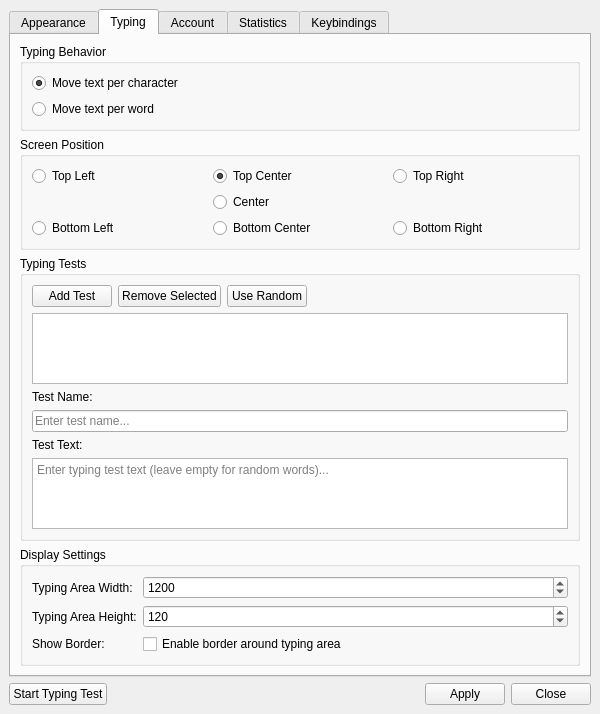
<?xml version="1.0" encoding="UTF-8"?>
<ui version="4.0">
 <class>SettingsWindow</class>
 <widget class="QMainWindow" name="SettingsWindow">
  <property name="geometry">
   <rect>
    <x>0</x>
    <y>0</y>
    <width>600</width>
    <height>667</height>
   </rect>
  </property>
  <property name="windowTitle">
   <string>TinyType Settings</string>
  </property>
  <widget class="QWidget" name="centralwidget">
   <layout class="QVBoxLayout" name="verticalLayout">
    <item>
     <widget class="QTabWidget" name="tabWidget">
      <property name="currentIndex">
       <number>1</number>
      </property>
      <widget class="QWidget" name="tab_appearance">
       <attribute name="title">
        <string>Appearance</string>
       </attribute>
       <layout class="QVBoxLayout" name="verticalLayout_2">
        <item>
         <widget class="QGroupBox" name="groupBox_font">
          <property name="title">
           <string>Font Settings</string>
          </property>
          <layout class="QFormLayout" name="formLayout">
           <item row="0" column="0">
            <widget class="QLabel" name="label_font">
             <property name="text">
              <string>Font:</string>
             </property>
            </widget>
           </item>
           <item row="0" column="1">
            <widget class="QFontComboBox" name="fontComboBox"/>
           </item>
           <item row="1" column="0">
            <widget class="QLabel" name="label_fontSize">
             <property name="text">
              <string>Font Size:</string>
             </property>
            </widget>
           </item>
           <item row="1" column="1">
            <widget class="QSpinBox" name="spinBox_fontSize">
             <property name="minimum">
              <number>5</number>
             </property>
             <property name="maximum">
              <number>72</number>
             </property>
             <property name="value">
              <number>24</number>
             </property>
            </widget>
           </item>
          </layout>
         </widget>
        </item>
        <item>
         <widget class="QGroupBox" name="groupBox_colors">
          <property name="title">
           <string>Color Settings</string>
          </property>
          <layout class="QFormLayout" name="formLayout_2">
           <item row="0" column="0">
            <widget class="QLabel" name="label_untypedColor">
             <property name="text">
              <string>Untyped Text Color:</string>
             </property>
            </widget>
           </item>
           <item row="0" column="1">
            <widget class="QPushButton" name="btn_untypedColor">
             <property name="text">
              <string>Choose Color</string>
             </property>
            </widget>
           </item>
           <item row="1" column="0">
            <widget class="QLabel" name="label_typedColor">
             <property name="text">
              <string>Typed Text Color:</string>
             </property>
            </widget>
           </item>
           <item row="1" column="1">
            <widget class="QPushButton" name="btn_typedColor">
             <property name="text">
              <string>Choose Color</string>
             </property>
            </widget>
           </item>
           <item row="2" column="0">
            <widget class="QLabel" name="label_errorColor">
             <property name="text">
              <string>Error Text Color:</string>
             </property>
            </widget>
           </item>
           <item row="2" column="1">
            <widget class="QPushButton" name="btn_errorColor">
             <property name="text">
              <string>Choose Color</string>
             </property>
            </widget>
           </item>
           <item row="3" column="0">
            <widget class="QLabel" name="label_bgOpacity">
             <property name="text">
              <string>Background Opacity:</string>
             </property>
            </widget>
           </item>
           <item row="3" column="1">
            <widget class="QSlider" name="slider_bgOpacity">
             <property name="maximum">
              <number>255</number>
             </property>
             <property name="value">
              <number>128</number>
             </property>
             <property name="orientation">
              <enum>Qt::Horizontal</enum>
             </property>
            </widget>
           </item>
          </layout>
         </widget>
        </item>
        <item>
         <spacer name="verticalSpacer">
          <property name="orientation">
           <enum>Qt::Vertical</enum>
          </property>
          <property name="sizeHint" stdset="0">
           <size>
            <width>20</width>
            <height>40</height>
           </size>
          </property>
         </spacer>
        </item>
       </layout>
      </widget>
      <widget class="QWidget" name="tab_typing">
       <attribute name="title">
        <string>Typing</string>
       </attribute>
       <layout class="QVBoxLayout" name="verticalLayout_3">
        <item>
         <widget class="QGroupBox" name="groupBox_typingBehavior">
          <property name="title">
           <string>Typing Behavior</string>
          </property>
          <layout class="QVBoxLayout" name="verticalLayout_4">
           <item>
            <widget class="QRadioButton" name="radio_movePerChar">
             <property name="text">
              <string>Move text per character</string>
             </property>
             <property name="checked">
              <bool>true</bool>
             </property>
            </widget>
           </item>
           <item>
            <widget class="QRadioButton" name="radio_movePerWord">
             <property name="text">
              <string>Move text per word</string>
             </property>
            </widget>
           </item>
          </layout>
         </widget>
        </item>
        <item>
         <widget class="QGroupBox" name="groupBox_position">
          <property name="title">
           <string>Screen Position</string>
          </property>
          <layout class="QGridLayout" name="gridLayout">
           <item row="0" column="0">
            <widget class="QRadioButton" name="radio_topLeft">
             <property name="text">
              <string>Top Left</string>
             </property>
            </widget>
           </item>
           <item row="0" column="1">
            <widget class="QRadioButton" name="radio_topCenter">
             <property name="text">
              <string>Top Center</string>
             </property>
             <property name="checked">
              <bool>true</bool>
             </property>
            </widget>
           </item>
           <item row="0" column="2">
            <widget class="QRadioButton" name="radio_topRight">
             <property name="text">
              <string>Top Right</string>
             </property>
            </widget>
           </item>
           <item row="1" column="1">
            <widget class="QRadioButton" name="radio_center">
             <property name="text">
              <string>Center</string>
             </property>
            </widget>
           </item>
           <item row="2" column="0">
            <widget class="QRadioButton" name="radio_bottomLeft">
             <property name="text">
              <string>Bottom Left</string>
             </property>
            </widget>
           </item>
           <item row="2" column="1">
            <widget class="QRadioButton" name="radio_bottomCenter">
             <property name="text">
              <string>Bottom Center</string>
             </property>
            </widget>
           </item>
           <item row="2" column="2">
            <widget class="QRadioButton" name="radio_bottomRight">
             <property name="text">
              <string>Bottom Right</string>
             </property>
            </widget>
           </item>
          </layout>
         </widget>
        </item>
        <item>
         <widget class="QGroupBox" name="groupBox_typingTests">
          <property name="title">
           <string>Typing Tests</string>
          </property>
          <layout class="QVBoxLayout" name="verticalLayout_9">
           <item>
            <layout class="QHBoxLayout" name="horizontalLayout_testControls">
             <item>
              <widget class="QPushButton" name="btn_addTest">
               <property name="text">
                <string>Add Test</string>
               </property>
              </widget>
             </item>
             <item>
              <widget class="QPushButton" name="btn_removeTest">
               <property name="text">
                <string>Remove Selected</string>
               </property>
              </widget>
             </item>
             <item>
              <widget class="QPushButton" name="btn_randomTest">
               <property name="text">
                <string>Use Random</string>
               </property>
               <property name="checkable">
                <bool>true</bool>
               </property>
              </widget>
             </item>
             <item>
              <spacer name="horizontalSpacer_2">
               <property name="orientation">
                <enum>Qt::Horizontal</enum>
               </property>
               <property name="sizeHint" stdset="0">
                <size>
                 <width>40</width>
                 <height>20</height>
                </size>
               </property>
              </spacer>
             </item>
            </layout>
           </item>
           <item>
            <widget class="QListWidget" name="listWidget_tests"/>
           </item>
           <item>
            <widget class="QLabel" name="label_testName">
             <property name="text">
              <string>Test Name:</string>
             </property>
            </widget>
           </item>
           <item>
            <widget class="QLineEdit" name="lineEdit_testName">
             <property name="placeholderText">
              <string>Enter test name...</string>
             </property>
            </widget>
           </item>
           <item>
            <widget class="QLabel" name="label_testText">
             <property name="text">
              <string>Test Text:</string>
             </property>
            </widget>
           </item>
           <item>
            <widget class="QTextEdit" name="textEdit_testText">
             <property name="placeholderText">
              <string>Enter typing test text (leave empty for random words)...</string>
             </property>
            </widget>
           </item>
          </layout>
         </widget>
        </item>
        <item>
         <widget class="QGroupBox" name="groupBox_display">
          <property name="title">
           <string>Display Settings</string>
          </property>
          <layout class="QFormLayout" name="formLayout_4">
           <item row="0" column="0">
            <widget class="QLabel" name="label_width">
             <property name="text">
              <string>Typing Area Width:</string>
             </property>
            </widget>
           </item>
           <item row="0" column="1">
            <widget class="QSpinBox" name="spinBox_width">
             <property name="minimum">
              <number>100</number>
             </property>
             <property name="maximum">
              <number>2400</number>
             </property>
             <property name="singleStep">
              <number>100</number>
             </property>
             <property name="value">
              <number>1200</number>
             </property>
            </widget>
           </item>
           <item row="1" column="0">
            <widget class="QLabel" name="label_height">
             <property name="text">
              <string>Typing Area Height:</string>
             </property>
            </widget>
           </item>
           <item row="1" column="1">
            <widget class="QSpinBox" name="spinBox_height">
             <property name="minimum">
              <number>20</number>
             </property>
             <property name="maximum">
              <number>300</number>
             </property>
             <property name="singleStep">
              <number>10</number>
             </property>
             <property name="value">
              <number>120</number>
             </property>
            </widget>
           </item>
           <item row="2" column="0">
            <widget class="QLabel" name="label_showBorder">
             <property name="text">
              <string>Show Border:</string>
             </property>
            </widget>
           </item>
           <item row="2" column="1">
            <widget class="QCheckBox" name="checkBox_showBorder">
             <property name="text">
              <string>Enable border around typing area</string>
             </property>
            </widget>
           </item>
          </layout>
         </widget>
        </item>
        <item>
         <spacer name="verticalSpacer_2">
          <property name="orientation">
           <enum>Qt::Vertical</enum>
          </property>
          <property name="sizeHint" stdset="0">
           <size>
            <width>20</width>
            <height>40</height>
           </size>
          </property>
         </spacer>
        </item>
       </layout>
      </widget>
      <widget class="QWidget" name="tab_account">
       <attribute name="title">
        <string>Account</string>
       </attribute>
       <layout class="QVBoxLayout" name="verticalLayout_5">
        <item>
         <widget class="QGroupBox" name="groupBox_account">
          <property name="title">
           <string>Google Account</string>
          </property>
          <layout class="QVBoxLayout" name="verticalLayout_6">
           <item>
            <widget class="QLabel" name="label_accountStatus">
             <property name="text">
              <string>Not logged in</string>
             </property>
            </widget>
           </item>
           <item>
            <widget class="QPushButton" name="btn_login">
             <property name="text">
              <string>Login with Google</string>
             </property>
            </widget>
           </item>
           <item>
            <widget class="QPushButton" name="btn_logout">
             <property name="enabled">
              <bool>false</bool>
             </property>
             <property name="text">
              <string>Logout</string>
             </property>
            </widget>
           </item>
          </layout>
         </widget>
        </item>
        <item>
         <spacer name="verticalSpacer_3">
          <property name="orientation">
           <enum>Qt::Vertical</enum>
          </property>
          <property name="sizeHint" stdset="0">
           <size>
            <width>20</width>
            <height>40</height>
           </size>
          </property>
         </spacer>
        </item>
       </layout>
      </widget>
      <widget class="QWidget" name="tab_stats">
       <attribute name="title">
        <string>Statistics</string>
       </attribute>
       <layout class="QVBoxLayout" name="verticalLayout_7">
        <item>
         <widget class="QTextBrowser" name="textBrowser_stats"/>
        </item>
       </layout>
      </widget>
       <widget class="QWidget" name="tab_keybindings">
        <attribute name="title">
         <string>Keybindings</string>
        </attribute>
        <layout class="QVBoxLayout" name="verticalLayout_11">
         <item>
          <widget class="QGroupBox" name="groupBox_keybindings">
           <property name="title">
            <string>Global Hotkeys</string>
           </property>
           <layout class="QFormLayout" name="formLayout_5">
            <item row="0" column="0">
             <widget class="QLabel" name="label_increaseOpacity">
              <property name="text">
               <string>Increase Opacity:</string>
              </property>
             </widget>
            </item>
            <item row="0" column="1">
             <widget class="QKeySequenceEdit" name="keySeq_increaseOpacity">
              <property name="keySequence">
               <string>Ctrl+Up</string>
              </property>
             </widget>
            </item>
            <item row="1" column="0">
             <widget class="QLabel" name="label_decreaseOpacity">
              <property name="text">
               <string>Decrease Opacity:</string>
              </property>
             </widget>
            </item>
            <item row="1" column="1">
             <widget class="QKeySequenceEdit" name="keySeq_decreaseOpacity">
              <property name="keySequence">
               <string>Ctrl+Down</string>
              </property>
             </widget>
            </item>
           </layout>
          </widget>
         </item>
         <item>
          <widget class="QLabel" name="label_keybindingInfo">
           <property name="text">
            <string>Click on a key sequence field and press your desired key combination. These work globally when the typing overlay is visible.</string>
           </property>
           <property name="wordWrap">
            <bool>true</bool>
           </property>
          </widget>
         </item>
         <item>
          <spacer name="verticalSpacer_4">
           <property name="orientation">
            <enum>Qt::Vertical</enum>
           </property>
           <property name="sizeHint" stdset="0">
            <size>
             <width>20</width>
             <height>40</height>
            </size>
           </property>
          </spacer>
         </item>
        </layout>
       </widget>
     </widget>
    </item>
    <item>
     <layout class="QHBoxLayout" name="horizontalLayout">
      <item>
       <widget class="QPushButton" name="btn_startTyping">
        <property name="text">
         <string>Start Typing Test</string>
        </property>
       </widget>
      </item>
      <item>
       <spacer name="horizontalSpacer">
        <property name="orientation">
         <enum>Qt::Horizontal</enum>
        </property>
        <property name="sizeHint" stdset="0">
         <size>
          <width>40</width>
          <height>20</height>
         </size>
        </property>
       </spacer>
      </item>
      <item>
       <widget class="QPushButton" name="btn_apply">
        <property name="text">
         <string>Apply</string>
        </property>
       </widget>
      </item>
      <item>
       <widget class="QPushButton" name="btn_close">
        <property name="text">
         <string>Close</string>
        </property>
       </widget>
      </item>
     </layout>
    </item>
   </layout>
  </widget>
 </widget>
 <resources/>
 <connections/>
</ui>
